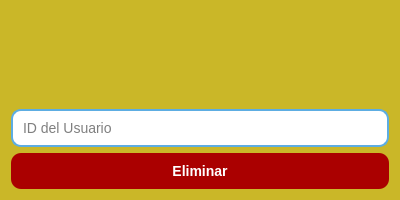
<?xml version="1.0" encoding="UTF-8"?>
<ui version="4.0">
 <class>DeleteWindow</class>
 <widget class="QWidget" name="DeleteWindow">
  <property name="geometry">
   <rect>
    <x>0</x>
    <y>0</y>
    <width>400</width>
    <height>200</height>
   </rect>
  </property>
  <property name="windowTitle">
   <string>Eliminar Usuario</string>
  </property>
  <property name="styleSheet">
   <string notr="true">
      QWidget {
		
	background-color: rgb(202, 183, 40);
      }
      QLineEdit {
          border: 2px solid #5dade2;
          border-radius: 10px;
          padding: 8px;
          font-size: 14px;
          background-color: white;
      }
      QPushButton {
          background-color: #5dade2;
          color: white;
          font-size: 14px;
          font-weight: bold;
          padding: 10px 20px;
          border-radius: 10px;
      }
      QPushButton:hover {
          background-color: #3498db;
      }
   </string>
  </property>
  <layout class="QVBoxLayout" name="verticalLayout">
   <item>
    <widget class="QLabel" name="label">
     <property name="text">
      <string/>
     </property>
     <property name="pixmap">
      <pixmap>e.jpg</pixmap>
     </property>
     <property name="scaledContents">
      <bool>true</bool>
     </property>
    </widget>
   </item>
   <item>
    <widget class="QLineEdit" name="input_id">
     <property name="styleSheet">
      <string notr="true">QLineEdit {
          border: 2px solid #5dade2;
          border-radius: 10px;
          padding: 8px;
          font-size: 14px;
          background-color: white;
      }
      QPushButton {
          
	background-color: rgb(170, 0, 0);
          color: white;
          font-size: 14px;
          font-weight: bold;
          padding: 10px 20px;
          border-radius: 10px;
      }
      QPushButton:hover {
          
	background-color: rgb(227, 28, 10);
      }</string>
     </property>
     <property name="placeholderText">
      <string>ID del Usuario</string>
     </property>
    </widget>
   </item>
   <item>
    <widget class="QPushButton" name="btn_eliminar">
     <property name="styleSheet">
      <string notr="true">QLineEdit {
          border: 2px solid #5dade2;
          border-radius: 10px;
          padding: 8px;
          font-size: 14px;
          background-color: white;
      }
      QPushButton {
          
	background-color: rgb(170, 0, 0);
          color: white;
          font-size: 14px;
          font-weight: bold;
          padding: 10px 20px;
          border-radius: 10px;
      }
      QPushButton:hover {
          
	background-color: rgb(227, 28, 10);
      }</string>
     </property>
     <property name="text">
      <string>Eliminar</string>
     </property>
    </widget>
   </item>
  </layout>
 </widget>
 <resources/>
 <connections/>
</ui>
